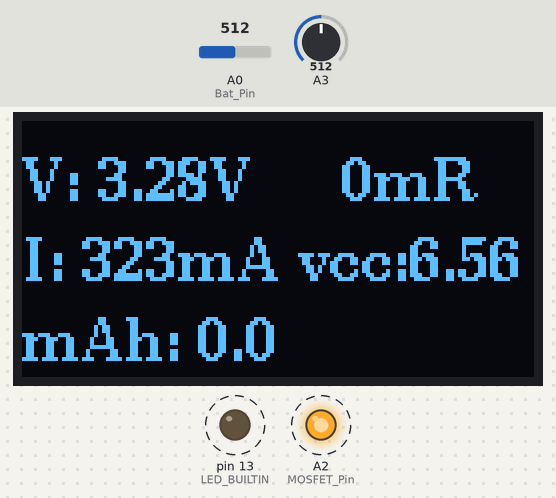
The sketch below on a simulated Arduino Uno, built with avr-gcc and run on an emulated ATmega328P. On the bench: 128×64 one-colour display, output pins drawn as LEDs (lit = HIGH). Dashed ring = blinking. The inputs (shaded band) are chosen by the test bench; at power-on: A0 (Bat_Pin) = 512, A3 = 512. What the sketch prints to the serial monitor is not drawn.

Above: at 1.2 s.
1.3 s: A0 (Bat_Pin) set to 663
At 1.78 s:
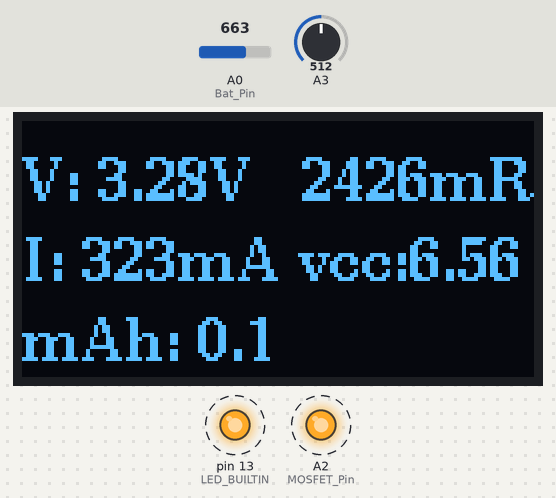
3.1 s: A0 (Bat_Pin) set to 688
At 5.5 s:
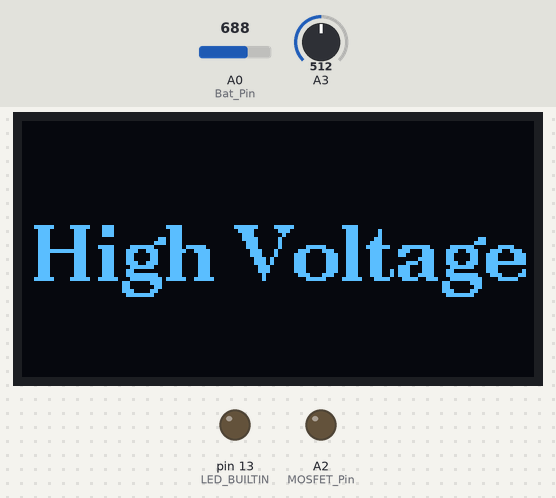
6.4 s: A0 (Bat_Pin) set to 122
At 9.1 s:
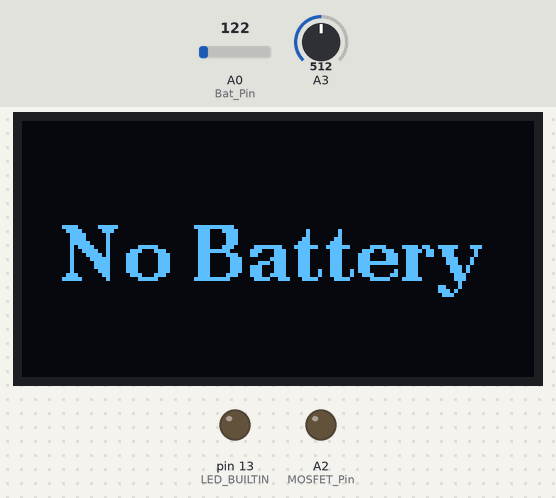
9.5 s: A3 set to 151
At 11.3 s:
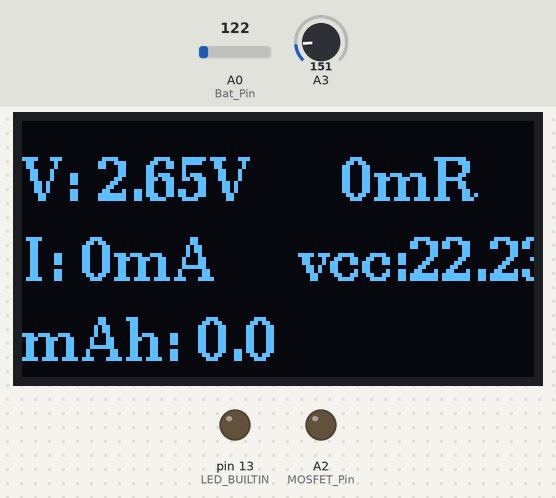
12.4 s: A3 set to 128
At 14.3 s:
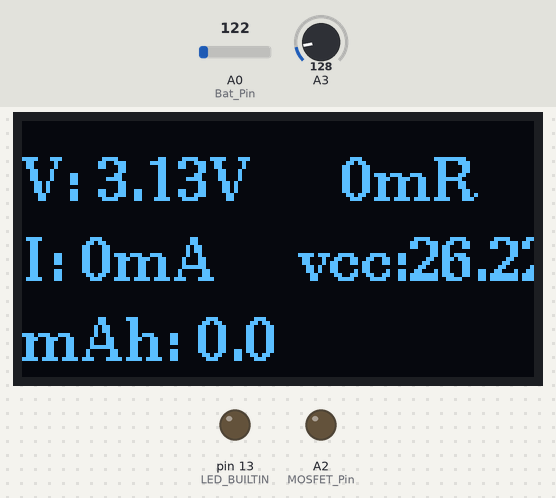
15.3 s: A3 set to 98
At 18.4 s:
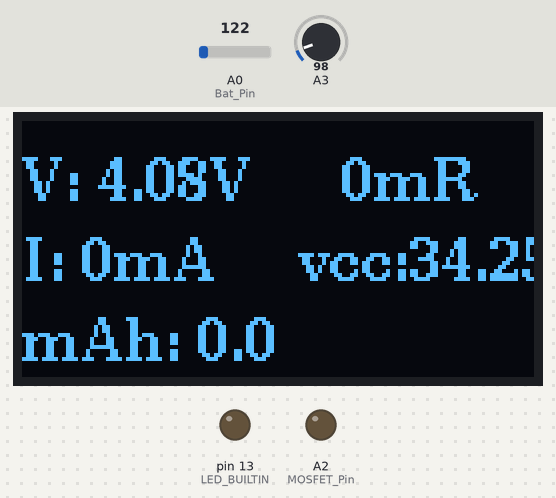
18.6 s: A3 set to 87
Timing chart, 0 to 21.6 s (numbered marks = the images above; inputs shaded):
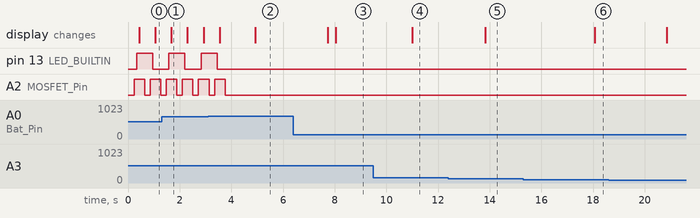

The sketch:

li-battery-test.ino
```cpp
#include <U8g2lib.h>

#define MOSFET_Pin A2
#define Bat_Pin A0
#define Res_Pin A1

U8G2_SSD1306_128X64_NONAME_F_SW_I2C u8g2(U8G2_R0, /* SCL=*/ A5, /* SDA=*/ A4, /* RST=*/ U8X8_PIN_NONE);


float Capacity = 0.0;
float Res_Value = 10.1;
float Vcc = 4.79; //Measure it and change
float Current = 0.0;
float mA=0;
float Bat_Volt = 0.0;
float Res_Volt = 0.018;
unsigned long previousMillis = 0;
unsigned long millisPassed = 0;
float sample1 =0.000;
float sample2= 0.000;
int x = 0;
int row = 0;
int printTime = 0;
int newBatt = 0;
float inner_res = 0;
float inner_res_total = 0;
int battery_end = 0;

void draw(void) {

  int isPrint = 0;
  if(printTime % 3 == 0){
    isPrint = 1;
  }

  u8g2.setFont(u8g2_font_ncenB14_tr);

  if ( Bat_Volt < 1.5){
    u8g2.drawStr(10,40,"No Battery");
  }
  else if ( Bat_Volt > 4.3){
    u8g2.drawStr(3,40,"High Voltage");
    if(isPrint){
      Serial.println( "High Voltage");
    }
  }
  else if(Bat_Volt < 2.9 && Capacity == 0655){
    u8g2.drawStr(3,40,"Low Voltage");
  }
  else{
    u8g2.setFont(u8g2_font_ncenB10_tr);
    u8g2.setCursor(0,20);
    u8g2.print("V: ");
    u8g2.print(Bat_Volt,2);
    u8g2.print("V");
    u8g2.setCursor(0,40);
    u8g2.print("I: ");
    u8g2.print(mA,0);
    u8g2.print("mA");
    u8g2.setCursor(0,60);
    u8g2.print("mAh: ");
    u8g2.print(Capacity ,1);

    if(inner_res < 100){
      u8g2.setCursor(80,20);
    }else{
      u8g2.setCursor(70,20);
    }

    u8g2.print(inner_res, 0);
    u8g2.print("mR");
    u8g2.setCursor(70,40);
    u8g2.print("vcc:");
    u8g2.print(Vcc, 2);
  }
}
void buz()
{
  digitalWrite(9, HIGH);
  delay(100);
  digitalWrite(9, LOW);
  delay(10);

}
double getArduinoVcc(double expected_volt)
{
  double received_frac = (double)analogRead(A3) / 1023.0;
  double expected_frac = (expected_volt / 5.0);
  return (expected_frac / received_frac) * 5.0; // == vcc
}
void setup() {
  Serial.begin(9600);
  pinMode(MOSFET_Pin, OUTPUT);
  digitalWrite(MOSFET_Pin, LOW);
  pinMode(LED_BUILTIN, OUTPUT);
  u8g2.begin();
}

void loop() {
  Vcc = getArduinoVcc(3.281);
  sample1=0;
  for(int i=0;i< 100;i++)
  {
    sample1=sample1+analogRead(Bat_Pin);
    delay (2);
  }
  sample1=sample1/100;

  Bat_Volt = sample1 *Vcc/ 1023.0;

  if ( Bat_Volt > 4.3){
    digitalWrite(MOSFET_Pin, LOW);
    buz();
    Serial.println( String("Warning High-V! ") + String(Bat_Volt, 2));
    delay(1000);
    newBatt = 0;
  }
  else if(Bat_Volt < 1.5){
    Capacity = 0;
    battery_end = 0;
    newBatt = 0;
    previousMillis = 0;
    inner_res_total = 0;
    inner_res = 0;
  }
  else if(Bat_Volt < 2.9 || battery_end == 1){
    digitalWrite(MOSFET_Pin, LOW);
    buz();
    delay(1000);
    mA = 0;
    battery_end = 1;
  }
  else if(Bat_Volt > 2.9 && Bat_Volt < 4.3  ) {
    millisPassed = millis() - previousMillis;
    if(previousMillis > 0){
      Current = (Bat_Volt - Res_Volt) / Res_Value;
      mA = Current * 1000.0 ;
      Capacity = Capacity + mA * (millisPassed / 3600000.0);
      if(newBatt < 10){
        digitalWrite(MOSFET_Pin, LOW);
        delay (2);
        sample1 = 0;
        for(int i=0;i< 100;i++)
        {
          delay (2);
          sample1=sample1+analogRead(Bat_Pin);
        }
        sample1=sample1/100;


        float Bat_Volt_without = sample1 *Vcc/ 1023.0;

        float curr_inner_res = 1000 * (Bat_Volt_without - Bat_Volt) / Current - 90;
        if(curr_inner_res <= 0){
        }else{
          inner_res_total += curr_inner_res;
          newBatt++;
          inner_res = inner_res_total / newBatt;
        }
      }
    }
    digitalWrite(MOSFET_Pin, HIGH);
    previousMillis = millis();
    row++;
    x++;
    delay(100);
    if(printTime % 2 < 1){
      digitalWrite(LED_BUILTIN, HIGH);
    }else{
      digitalWrite(LED_BUILTIN, LOW);
    }
  }
  u8g2.firstPage();
  do {
    draw();
  } while( u8g2.nextPage() );

  printTime++;
  if(printTime >= 1000){
    printTime = 0;
  }
}
```

Measured:
- the behaviour switches between 671 and 672 on A0 (Bat_Pin) (found by bisection; images 1 and 2)
- after the input at 1.3 s, the display: changes after 0.37 s (image 1)
- after the input at 3.1 s, pin 13 (LED_BUILTIN): goes on until 3.5 s, then stays LOW; A2 (MOSFET_Pin): goes on until 3.8 s, then stays LOW
- after the input at 6.4 s, the display: first changes after 1.3 s (image 3 shows a later state)
- after the input at 9.5 s, the display: changes after 1.5 s (image 4)
- after the input at 12.4 s, the display: changes after 1.4 s (image 5)
- after the input at 15.3 s, the display: changes after 2.8 s (image 6)
- by itself, A2 (MOSFET_Pin): alternates HIGH for 0.41 s and LOW for 0.21 s
